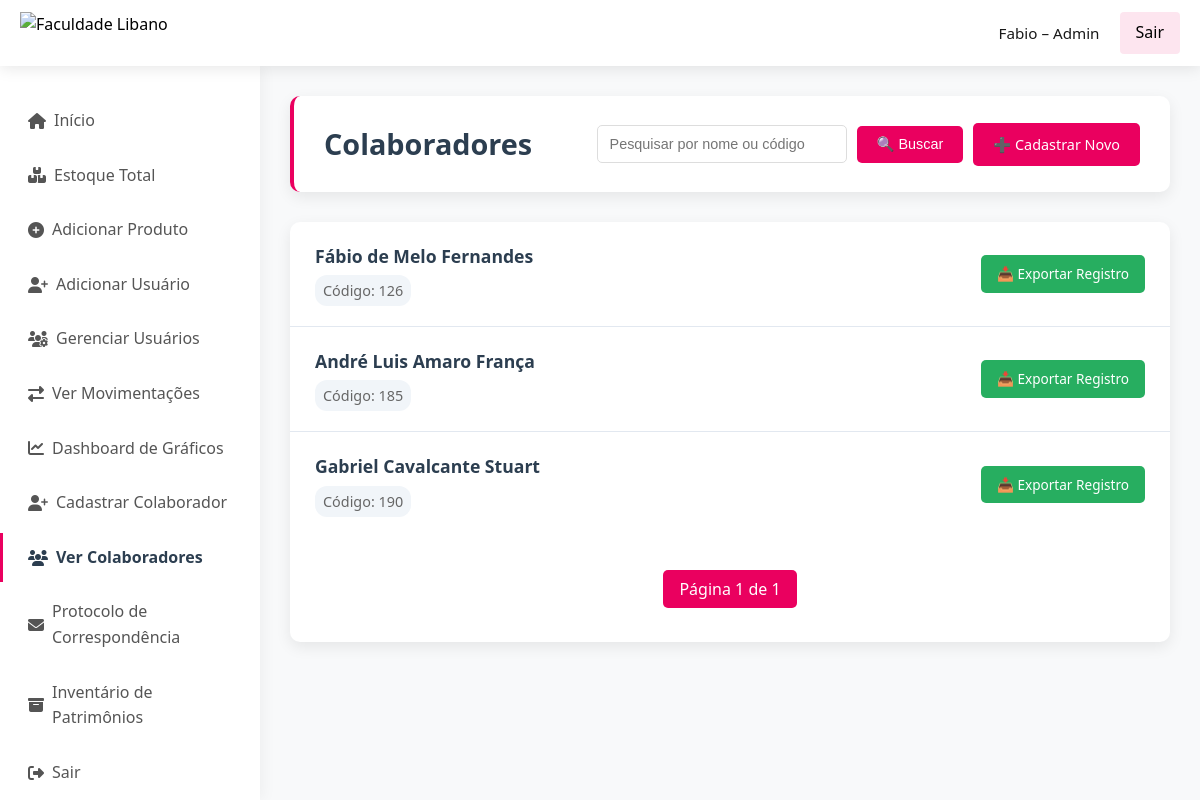
The app's page /colaboradores/ (signed in), older data.
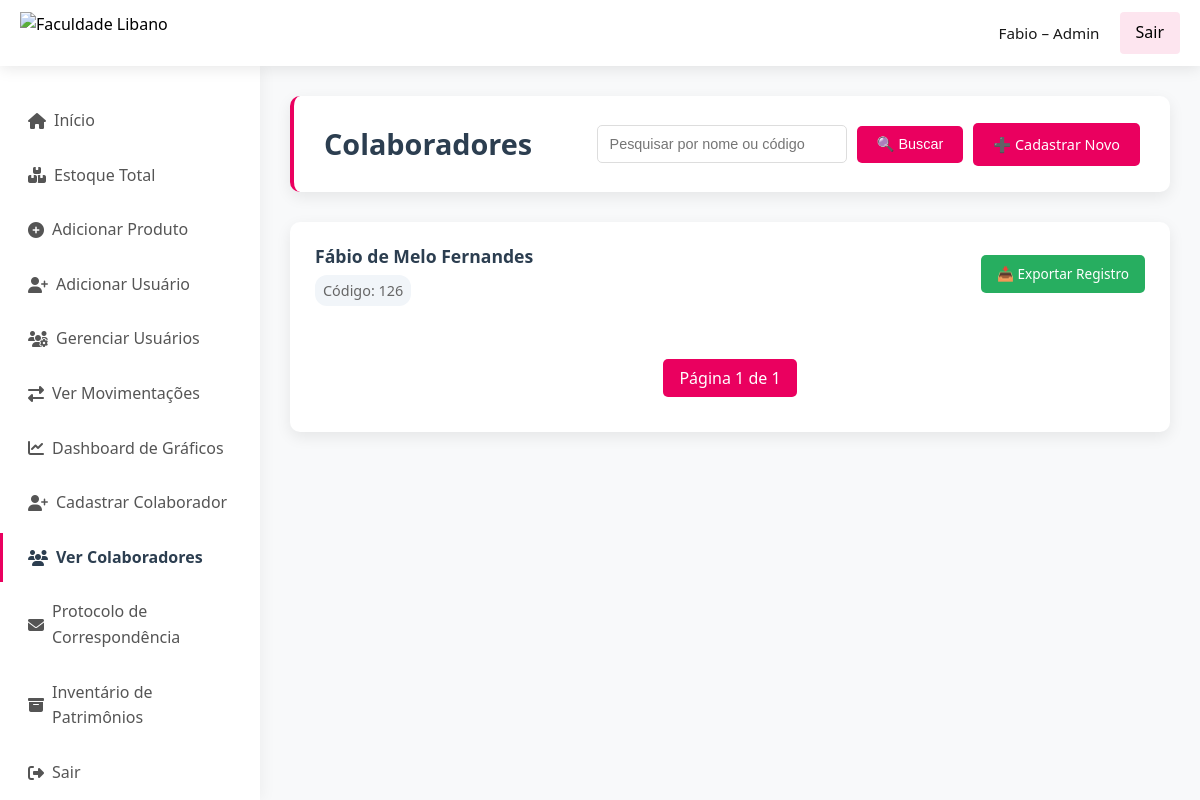
The same page, newer data.
### estoque/models.py (models this page shows, shortened)
class Colaborador(models.Model):
    codigo = models.CharField(max_length=20, unique=True)
    nome = models.CharField(max_length=100)

### estoque/views.py (the view)
# urls.py: path("colaboradores/", views.lista_colaboradores, name="lista_colaboradores"),
@login_required
def lista_colaboradores(request):
    query = request.GET.get('q', '')
    colaboradores = Colaborador.objects.all()
    if query:
        colaboradores = colaboradores.filter(
            Q(nome__icontains=query) | Q(codigo__icontains=query)
        )
    paginator = Paginator(colaboradores, 15)
    page_number = request.GET.get('page')
    colaboradores_page = paginator.get_page(page_number)
    context = {'colaboradores': colaboradores_page}
    context.update(get_sidebar_context(request))
    return render(request, 'estoque/lista_colaboradores.html', context)

### estoque/context_processors.py (called while the page is built)
def sidebar_context(request):
    if not request.user.is_authenticated:
        return {}
    is_admin = request.user.is_superuser or request.user.groups.filter(name__iexact='ADMIN').exists()
    pertence_geral = request.user.groups.filter(name__iexact='Geral').exists()
    user_groups = request.user.groups.all()
    setores = Group.objects.all() if is_admin else user_groups
    hub_info = [
        {
            'nome_setor': s.name,
            'total_produtos': Produto.objects.filter(setor_responsavel=s).count()
        }
        for s in setores
    ]
    return {
        'is_admin': is_admin,
        'pertence_geral': pertence_geral,
        'hub_info': hub_info,
    }

### estoque/templates/estoque/lista_colaboradores.html (shortened to what the changed rows need)
<!DOCTYPE html>
<html lang="pt-br">
<head>
    <link rel="stylesheet" href="https://cdnjs.cloudflare.com/ajax/libs/font-awesome/6.5.1/css/all.min.css">
</head>
<body>
    <div class="content">
        <div class="page-header">
            <h1>Colaboradores</h1>
        </div>
        <div class="colaboradores-container">
            {% if colaboradores %}
                <ul class="colaboradores-list">
                    {% for colaborador in colaboradores %}
                        <li class="colaborador-item">
                            <div class="colaborador-info">
                                <div class="colaborador-nome">{{ colaborador.nome }}</div>
                                <div class="colaborador-codigo">Código: {{ colaborador.codigo }}</div>
                            </div>
                            <div class="colaborador-actions">
                                <a href="{% url 'exportar_colaborador' colaborador.id %}" class="export-btn">
                                    📥 Exportar Registro
                                </a>
                            </div>
                        </li>
                    {% endfor %}
                </ul>
            {% endif %}
        </div>
</body>
</html>

Row changes from the older to the newer data that the page shows:
removed Colaborador: nome "André Luis Amaro França", codigo "185"
removed Colaborador: nome "Gabriel Cavalcante Stuart", codigo "190"
